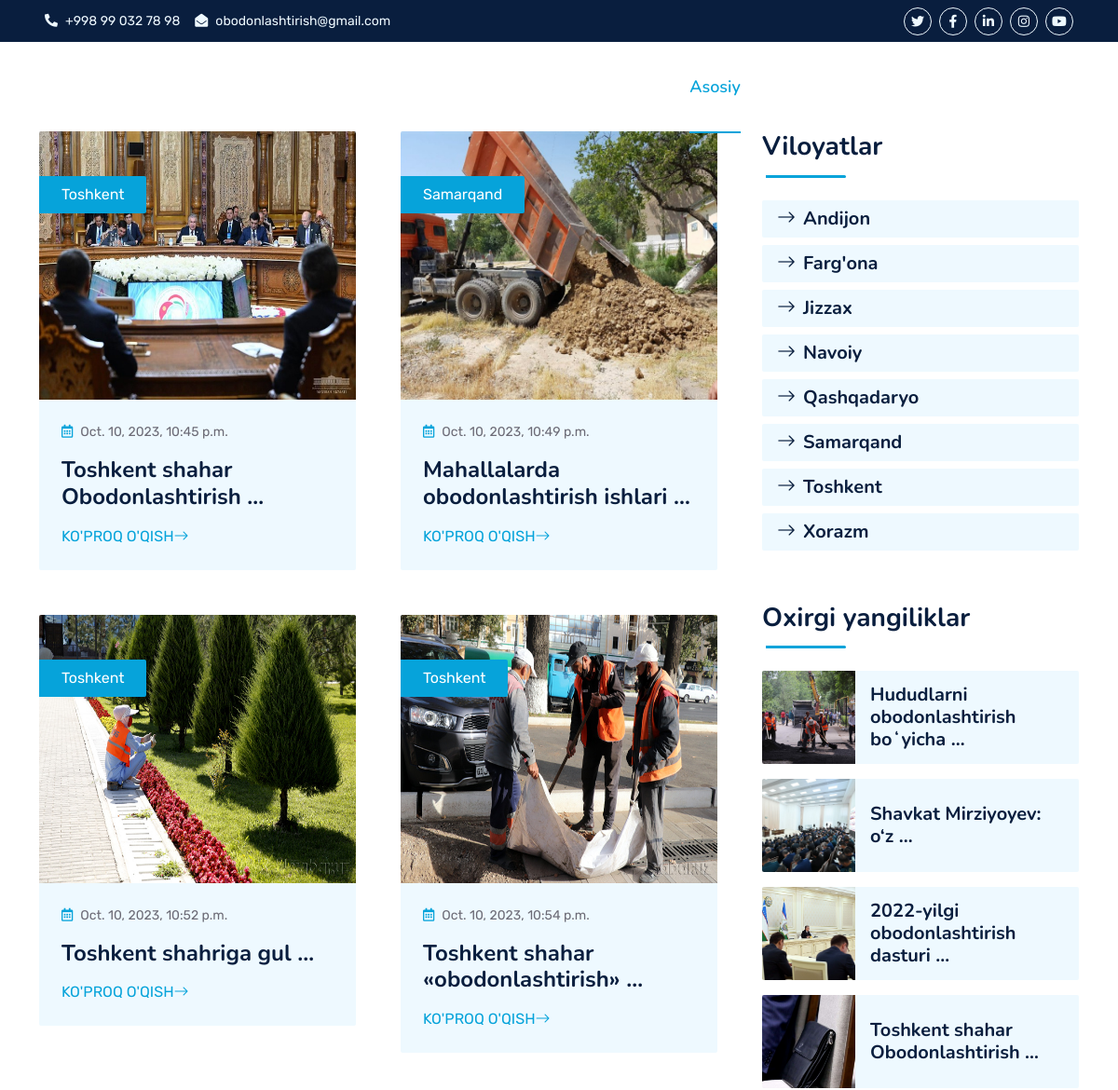
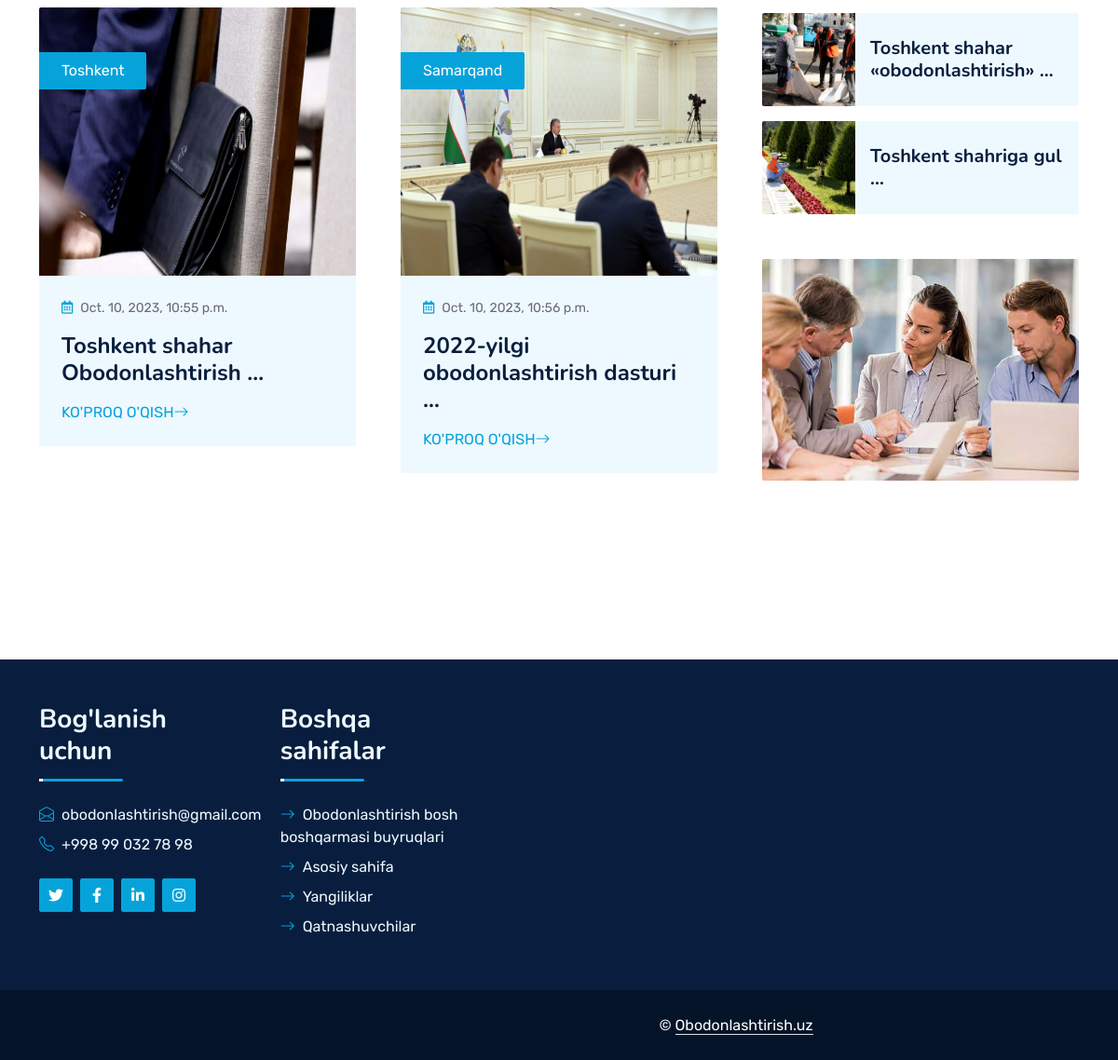
The app's page /yangiliklar/ with its own data (2 pictures, top to bottom).
### news/models.py (models this page shows, shortened)
class News(models.Model):
    sarlavha = models.CharField(max_length=200, help_text='Yangilik sarlavhasi')
    slug = models.SlugField(max_length=200, help_text="Slug buni yozishingiz shart emas o'zi yozib beradi !")
    kategoriya = models.ForeignKey(Kategoriya, on_delete=models.CASCADE, help_text="Ushbu ma'lumot qaysi viloyatga tegishliligi")
    rasm = models.ImageField(upload_to='media/', help_text="Yangilik uchun kamida 1 ta rasm qo'yish shart")
    nashr_vaqti = models.DateTimeField(auto_now_add=True)
    matn = RichTextField(help_text="Yangilik matni")
    class Meta:
        verbose_name = 'Yangiliklar'
        verbose_name_plural = 'Yangiliklar'

class Kategoriya(models.Model):
    nomi = models.CharField(
        max_length=500, help_text="Viloyat nomini kiriting: ")
    def __str__(self):
        return self.nomi
    class Meta:
        verbose_name = 'Viloyatlar'
        verbose_name_plural = 'Viloyatlar'
        ordering = ['nomi']

### news/views.py (the view)
# urls.py: path('yangiliklar/', include('news.urls'))
def yangiliklar(request):
    kategoriya = Kategoriya.objects.all()[:15]
    xabarlar = News.objects.all()[:6]
    xabarlar_yangi = News.objects.all()[::-1][:6]
    context = {
        'kategoriya':kategoriya,
        'xabarlar':xabarlar,
        'xabarlar_yangi':xabarlar_yangi,
    }
    return render(request, 'blog.html', context=context)

### asosiy/context_proc.py (called while the page is built)
def category(request):
    viloyat = Kategoriya.objects.all()[:12]
    l_news = News.objects.all()[::-1][:6]
    context = {
        'viloyat':viloyat,
        'l_news':l_news,
    }
    return context

### templates/blog.html (shortened to what this page needs)
{% extends "base.html" %}
{% block content %}
    <div class="container-fluid py-5 wow fadeInUp" data-wow-delay="0.1s">
        <div class="container py-5">
            <div class="row g-5">
                <div class="col-lg-8">
                    <div class="row g-5">
                        {% for xabar in xabarlar %}
                            <div class="col-md-6 wow slideInUp" data-wow-delay="0.1s">
                                <div class="blog-item bg-light rounded overflow-hidden">
                                    <div class="blog-img position-relative overflow-hidden">
                                        <img style="max-height:18rem; min-height:18rem;" class="img-fluid" src="{{ xabar.rasm.url }}" alt="">
                                        <a class="position-absolute top-0 start-0 bg-primary text-white rounded-end mt-5 py-2 px-4" href="">{{ xabar.kategoriya }}</a>
                                    </div>
                                    <div class="p-4">
                                        <div class="d-flex mb-3">
                                            <small><i class="far fa-calendar-alt text-primary me-2"></i>{{ xabar.nashr_vaqti }}</small>
                                        </div>
                                        <h4 class="mb-3">{{ xabar.sarlavha|truncatewords:3 }}</h4>
                                        <a class="text-uppercase" href="{% url 'detail' xabar.slug %}">Ko'proq o'qish<i class="bi bi-arrow-right"></i></a>
                                    </div>
                                </div>
                            </div>
                        {% endfor %}
                    </div>
                </div>
                <div class="col-lg-4">
                    <div class="mb-5 wow slideInUp" data-wow-delay="0.1s">
                        <div class="section-title section-title-sm position-relative pb-3 mb-4">
                            <h3 class="mb-0">Viloyatlar</h3>
                        </div>
                        <div class="link-animated d-flex flex-column justify-content-start">
                            {% for i in kategoriya %}
                                <a class="h5 fw-semi-bold bg-light rounded py-2 px-3 mb-2" href="{% url 'xabarlar' %}"><i class="bi bi-arrow-right me-2"></i>{{ i.nomi }}</a>
                            {% endfor %}
                        </div>
                    </div>
                    <div class="mb-5 wow slideInUp" data-wow-delay="0.1s">
                        <div class="section-title section-title-sm position-relative pb-3 mb-4">
                            <h3 class="mb-0">Oxirgi yangiliklar</h3>
                        </div>
                        {% for data_reverse in xabarlar_yangi %}
                            <div class="d-flex rounded overflow-hidden mb-3">
                                <img class="img-fluid" src="{{ data_reverse.rasm.url }}" style="width: 100px; height: 100px; object-fit: cover;" alt="">
                                <a href="{% url 'detail' data_reverse.slug %}" class="h5 fw-semi-bold d-flex align-items-center bg-light px-3 mb-0">{{ data_reverse.sarlavha|truncatewords:3 }}
                                </a>
                            </div>
                        {% endfor %}
                    </div>
                    <div class="mb-5 wow slideInUp" data-wow-delay="0.1s">
                        <img src="img/blog-1.jpg" alt="" class="img-fluid rounded">
                    </div>
                </div>
            </div>
        </div>
    </div>
{% endblock content %}

### templates/base.html (shortened to what this page needs)
<!DOCTYPE html>
{% load static %}
<html lang="en">
<head>
    <link href="https://cdnjs.cloudflare.com/ajax/libs/font-awesome/5.10.0/css/all.min.css" rel="stylesheet">
    <link href="https://cdn.jsdelivr.net/npm/bootstrap-icons@1.4.1/font/bootstrap-icons.css" rel="stylesheet">
    <link href="{% static 'lib/owlcarousel/assets/owl.carousel.min.css' %}" rel="stylesheet">
    <link href="{% static 'lib/animate/animate.min.css' %}" rel="stylesheet">
    <link href="{% static 'css/bootstrap.min.css' %}" rel="stylesheet">
    <link href="{% static 'css/style.css' %}" rel="stylesheet">
</head>
<body>
    <div class="container-fluid bg-dark px-5 d-none d-lg-block">
        <div class="row gx-0">
            <div class="col-lg-8 text-center text-lg-start mb-2 mb-lg-0">
                <div class="d-inline-flex align-items-center" style="height: 45px;">
                    <small class="me-3 text-light"><i class="fa fa-phone-alt me-2"></i>+998 99 032 78 98</small>
                    <small class="text-light"><i class="fa fa-envelope-open me-2"></i>obodonlashtirish@gmail.com</small>
                </div>
            </div>
            <div class="col-lg-4 text-center text-lg-end">
                <div class="d-inline-flex align-items-center" style="height: 45px;">
                    <a class="btn btn-sm btn-outline-light btn-sm-square rounded-circle me-2" href=""><i class="fab fa-twitter fw-normal"></i></a>
                    <a class="btn btn-sm btn-outline-light btn-sm-square rounded-circle me-2" href=""><i class="fab fa-facebook-f fw-normal"></i></a>
                    <a class="btn btn-sm btn-outline-light btn-sm-square rounded-circle me-2" href=""><i class="fab fa-linkedin-in fw-normal"></i></a>
                    <a class="btn btn-sm btn-outline-light btn-sm-square rounded-circle me-2" href=""><i class="fab fa-instagram fw-normal"></i></a>
                    <a class="btn btn-sm btn-outline-light btn-sm-square rounded-circle" href=""><i class="fab fa-youtube fw-normal"></i></a>
                </div>
            </div>
        </div>
    </div>
    <div class="container-fluid position-relative p-0">
        <nav class="navbar navbar-expand-lg navbar-dark px-5 py-3 py-lg-0">
            <div class="collapse navbar-collapse" id="navbarCollapse">
                <div class="navbar-nav ms-auto py-0">
                    <a href="{% url 'asosiy' %}" class="nav-item nav-link active">Asosiy</a>
                    <a href="{% url 'xabarlar' %}" class="nav-item nav-link">Yangiliklar</a>
                    <div class="nav-item dropdown">
                        <a href="#" class="nav-link dropdown-toggle" data-bs-toggle="dropdown">Viloyatlar</a>
                    </div>
                    <a href="{% url 'val' %}" class="nav-item nav-link">Valantyorlar</a>
                </div>
            </div>
        </nav>
        {% block content %}
        {% endblock content %}
    <div class="container-fluid bg-dark text-light mt-5 wow fadeInUp" data-wow-delay="0.1s">
        <div class="container">
            <div class="row gx-5">
                <div class="col-lg-8 col-md-6">
                    <div class="row gx-5">
                        <div class="col-lg-4 col-md-12 pt-5 mb-5">
                            <div class="section-title section-title-sm position-relative pb-3 mb-4">
                                <h3 class="text-light mb-0">Bog'lanish uchun</h3>
                            </div>
                            <div class="d-flex mb-2">
                                <i class="bi bi-envelope-open text-primary me-2"></i>
                                <p class="mb-0">obodonlashtirish@gmail.com</p>
                            </div>
                            <div class="d-flex mb-2">
                                <i class="bi bi-telephone text-primary me-2"></i>
                                <p class="mb-0">+998 99 032 78 98</p>
                            </div>
                            <div class="d-flex mt-4">
                                <a class="btn btn-primary btn-square me-2" href="#"><i class="fab fa-twitter fw-normal"></i></a>
                                <a class="btn btn-primary btn-square me-2" href="#"><i class="fab fa-facebook-f fw-normal"></i></a>
                                <a class="btn btn-primary btn-square me-2" href="#"><i class="fab fa-linkedin-in fw-normal"></i></a>
                                <a class="btn btn-primary btn-square" href="#"><i class="fab fa-instagram fw-normal"></i></a>
                            </div>
                        </div>
                        <div class="col-lg-4 col-md-12 pt-0 pt-lg-5 mb-5">
                            <div class="section-title section-title-sm position-relative pb-3 mb-4">
                                <h3 class="text-light mb-0">Boshqa sahifalar</h3>
                            </div>
                            <div class="link-animated d-flex flex-column justify-content-start">
                                <a class="text-light mb-2" href="https://obb.uz/page/view?id=9#"><i class="bi bi-arrow-right text-primary me-2"></i>Obodonlashtirish bosh boshqarmasi buyruqlari</a>
                                <a class="text-light mb-2" href="#"><i class="bi bi-arrow-right text-primary me-2"></i>Asosiy sahifa</a>
                                <a class="text-light mb-2" href="{% url 'xabarlar' %}"><i class="bi bi-arrow-right text-primary me-2"></i>Yangiliklar</a>
                                <a class="text-light mb-2" href="{% url 'val' %}"><i class="bi bi-arrow-right text-primary me-2"></i>Qatnashuvchilar</a>
                            </div>
                        </div>
                    </div>
                </div>
            </div>
        </div>
    </div>
    <div class="container-fluid text-white" style="background: #061429;">
        <div class="container text-center">
            <div class="row justify-content-end">
                <div class="col-lg-8 col-md-6">
                    <div class="d-flex align-items-center justify-content-center" style="height: 75px;">
                        <p class="mb-0">&copy; <a class="text-white border-bottom" href="#">Obodonlashtirish.uz</a>
                    </div>
                </div>
            </div>
        </div>
    </div>
</body>
</html>

### static/css/style.css (style rules this page uses)
:root { --primary: #06A3DA; --secondary: #34AD54; --light: #EEF9FF; --dark: #091E3E; }
h3, h4, .fw-semi-bold { font-weight: 700 !important; }
.btn { font-family: 'Nunito', sans-serif; font-weight: 600; transition: .5s; }
.btn-primary, .btn-secondary { color: #FFFFFF; box-shadow: inset 0 0 0 50px transparent; }
.btn-square { width: 36px; height: 36px; }
.btn-sm-square { width: 30px; height: 30px; }
.btn-square, .btn-sm-square, .btn-lg-square { padding-left: 0; padding-right: 0; text-align: center; }
.navbar-dark .navbar-nav .nav-link { font-family: 'Nunito', sans-serif; position: relative; margin-left: 25px; padding: 35px 0; color: #FFFFFF; font-size: 18px; font-weight: 600; outline: none; transition: .5s; }
.navbar-dark .navbar-nav .nav-link:hover, .navbar-dark .navbar-nav .nav-link.active { color: var(--primary); }
@media (min-width: 992px) { .navbar-dark { position: absolute; width: 100%; top: 0; left: 0; border-bottom: 1px solid rgba(256, 256, 256, .1); z-index: 999; } }
@media (min-width: 992px) { .navbar-dark .navbar-nav .nav-link::before { position: absolute; content: ""; width: 0; height: 2px; bottom: -1px; left: 50%; background: var(--primary); transition: .5s; } }
@media (min-width: 992px) { .navbar-dark .navbar-nav .nav-link:hover::before, .navbar-dark .navbar-nav .nav-link.active::before { width: 100%; left: 0; } }
.section-title::before { position: absolute; content: ""; width: 150px; height: 5px; left: 0; bottom: 0; background: var(--primary); border-radius: 2px; }
.section-title.section-title-sm::before { width: 90px; height: 3px; }
.section-title::after { position: absolute; content: ""; width: 6px; height: 5px; bottom: 0px; background: #FFFFFF; -webkit-animation: section-title-run 5s infinite linear; animation: section-title-run 5s infinite linear; }
.section-title.section-title-sm::after { width: 4px; height: 3px; }
.section-title.section-title-sm::after { -webkit-animation: section-title-run-sm 5s infinite linear; animation: section-title-run-sm 5s infinite linear; }
.team-item .team-img img, .blog-item .blog-img img { transition: .5s; }
.link-animated a { transition: .5s; }

### records on screen
News: rasm (picture), kategoriya "Toshkent", nashr_vaqti "Oct. 10, 2023, 10:45 p.m.", sarlavha "Toshkent shahar Obodonlashtirish …"
News: rasm (picture), kategoriya "Samarqand", nashr_vaqti "Oct. 10, 2023, 10:49 p.m.", sarlavha "Mahallalarda obodonlashtirish ishlari …"
News: rasm (picture), kategoriya "Toshkent", nashr_vaqti "Oct. 10, 2023, 10:52 p.m.", sarlavha "Toshkent shahriga gul …"
News: rasm (picture), kategoriya "Toshkent", nashr_vaqti "Oct. 10, 2023, 10:54 p.m.", sarlavha "Toshkent shahar «obodonlashtirish» …"
News: rasm (picture), kategoriya "Toshkent", nashr_vaqti "Oct. 10, 2023, 10:55 p.m.", sarlavha "Toshkent shahar Obodonlashtirish …"
News: rasm (picture), kategoriya "Samarqand", nashr_vaqti "Oct. 10, 2023, 10:56 p.m.", sarlavha "2022-yilgi obodonlashtirish dasturi …"
Kategoriya: nomi "Andijon"
Kategoriya: nomi "Farg'ona"
Kategoriya: nomi "Jizzax"
Kategoriya: nomi "Navoiy"
Kategoriya: nomi "Qashqadaryo"
Kategoriya: nomi "Samarqand"
Kategoriya: nomi "Toshkent"
Kategoriya: nomi "Xorazm"
News: rasm (picture), sarlavha "Hududlarni obodonlashtirish boʻyicha …"
News: rasm (picture), sarlavha "Shavkat Mirziyoyev: o‘z …"
